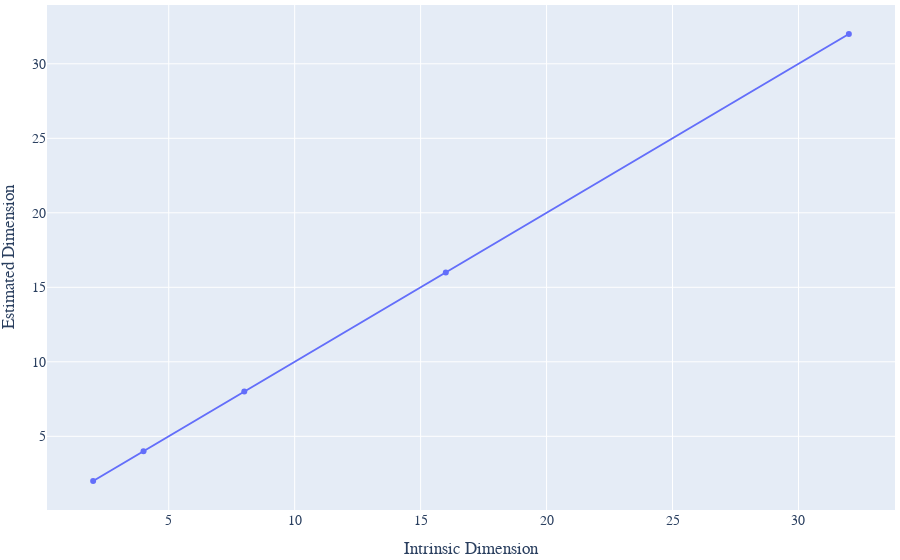

Write notebook code for a chart like this one.
### Code cell
def test_hypercube():
    # estimate intrinsic dimension
    intrinsic_dim_list = [2, 4, 8, 16, 32]
    est_dim_list = [est_hypercube_dim(intrinsic_dim) for intrinsic_dim in intrinsic_dim_list]
    
    plot(intrinsic_dim_list, est_dim_list, 'hypercube.png')

test_hypercube()

### Figure 1 — Plotly figure (JSON) as saved in the notebook; plotly's stock layout.template omitted (floating-point values rounded to 4 significant figures)
{"data": [{"hovertemplate": "x=%{x}<br>y=%{y}<extra></extra>", "legendgroup": "", "line": {"color": "#636efa", "dash": "solid"}, "marker": {"symbol": "circle"}, "mode": "lines", "name": "", "orientation": "v", "showlegend": false, "type": "scatter", "x": [2, 4, 8, 16, 32], "xaxis": "x", "y": [2, 4, 8, 16, 32], "yaxis": "y"}, {"hovertemplate": "x=%{x}<br>y=%{y}<extra></extra>", "legendgroup": "", "marker": {"color": "#636efa", "symbol": "circle"}, "mode": "markers", "name": "", "orientation": "v", "showlegend": false, "type": "scatter", "x": [2, 4, 8, 16, 32], "xaxis": "x", "y": [2, 4, 8, 16, 32], "yaxis": "y"}], "layout": {"font": {"family": "Serif", "size": 14}, "margin": {"b": 5, "l": 5, "r": 5, "t": 5}, "xaxis": {"title": {"text": "Intrinsic Dimension"}}, "yaxis": {"title": {"text": "Estimated Dimension"}}}}
